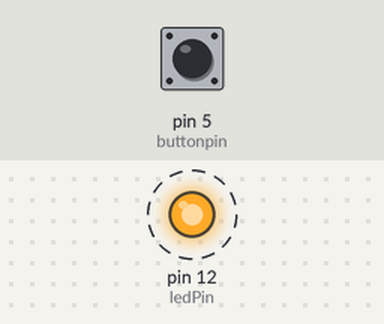
Recording of a program running on a simulated Teensy 3. On the bench: output pins drawn as LEDs (lit = HIGH). Dashed ring = blinking. The inputs (shaded band) are chosen by the test bench; at power-on: pin 5 (buttonpin) HIGH. What the program prints to the serial monitor is not drawn.

Above: at 1.2 s.
1.3 s: pin 5 (buttonpin) pulled LOW for 0.15 s
Timing chart, 0 to 10.3 s (numbered marks = the images above; inputs shaded):
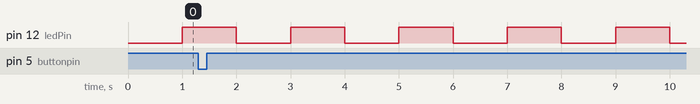

The program:

main.cpp
```cpp
#include <Arduino.h>
#define buttonpin 5                     // Number of the Button pin
#define ledPin    12                    // Number of the LED pin
int ledState = LOW;                     // LedState used to set the LED
unsigned long previousMillis = 0;       // Will store last time(in milli seconds) LED was updated
const uint32_t debouncedelay_ms = 150;  // Small delay for debounce
volatile boolean buttonpress = 0;       // Variable for button state
void buttonpress_ISR();                 // Interrupt function
float frequency = 0.5, time_period_ms = 0;
uint16_t repeat = 0;                    //variable to repeat same frequency signal multiple times

void setup() {

  pinMode(ledPin, OUTPUT);          // set the digital pin as output
  pinMode(buttonpin, INPUT_PULLUP); // Enabling internal pullup resistor for button
  Serial.begin(9600);             // Baud rate
  attachInterrupt(digitalPinToInterrupt(buttonpin), buttonpress_ISR, FALLING); // button press enable interrupt function 'buttonpress_ISR'
}

void loop() {
  if(frequency==90)     //Loop to repeat the blinking frequency from 0.5Hz when it reaches 90Hz
  {
    frequency=0.5;
  }
    //Plot point - 1
    //Serial.println(ledState);
  if(repeat == 15000)   //Lopp to repeat same frequency signal multiple time and then increment frequency
  {
   frequency = frequency + 0.5;
   repeat = 0;
  }

  time_period_ms = (1/frequency) * 1000; //Time period(ms), frequensy relation
  unsigned long currentMillis = millis();//millis function used
    //Plot point - 2
    //Serial.println(ledState);
  if (currentMillis - previousMillis >= (time_period_ms/2)) //Loop for LED toggling after every half time period
  {
    //points 3 and 4 are only used to plot the graph
    //Plot point - 3
    //Serial.println(ledState);
    ledState = !ledState;
    digitalWrite(ledPin,ledState);
    previousMillis = currentMillis;
    //Plot point - 4
    //Serial.println(ledState);
    Serial.flush();
  }
  repeat++;
}

void buttonpress_ISR()                                                    // Interrupt function
{
  static uint32_t previoustimebutton_ms = 0;                              // Variable for debouncing
  uint32_t currenttimebutton_ms = millis();                               // Variable for debouncing
   if((currenttimebutton_ms - previoustimebutton_ms) >= debouncedelay_ms) // Code inside loop only executes if buttonpress time is greater than debounce delay_ms
  { buttonpress = !buttonpress;
    previoustimebutton_ms = currenttimebutton_ms;
    // printing commands to print Flicker fusion frequency and timeperiod
    Serial.print("\nFrequency:");
    Serial.print(frequency);
    Serial.print("Hz");
    Serial.print("       Time period:");
    Serial.print(time_period_ms);
    Serial.print("ms");
    Serial.println();

  }
}
```

Measured:
- by itself, pin 12 (ledPin): alternates HIGH for 1.0 s and LOW for 1.0 s
